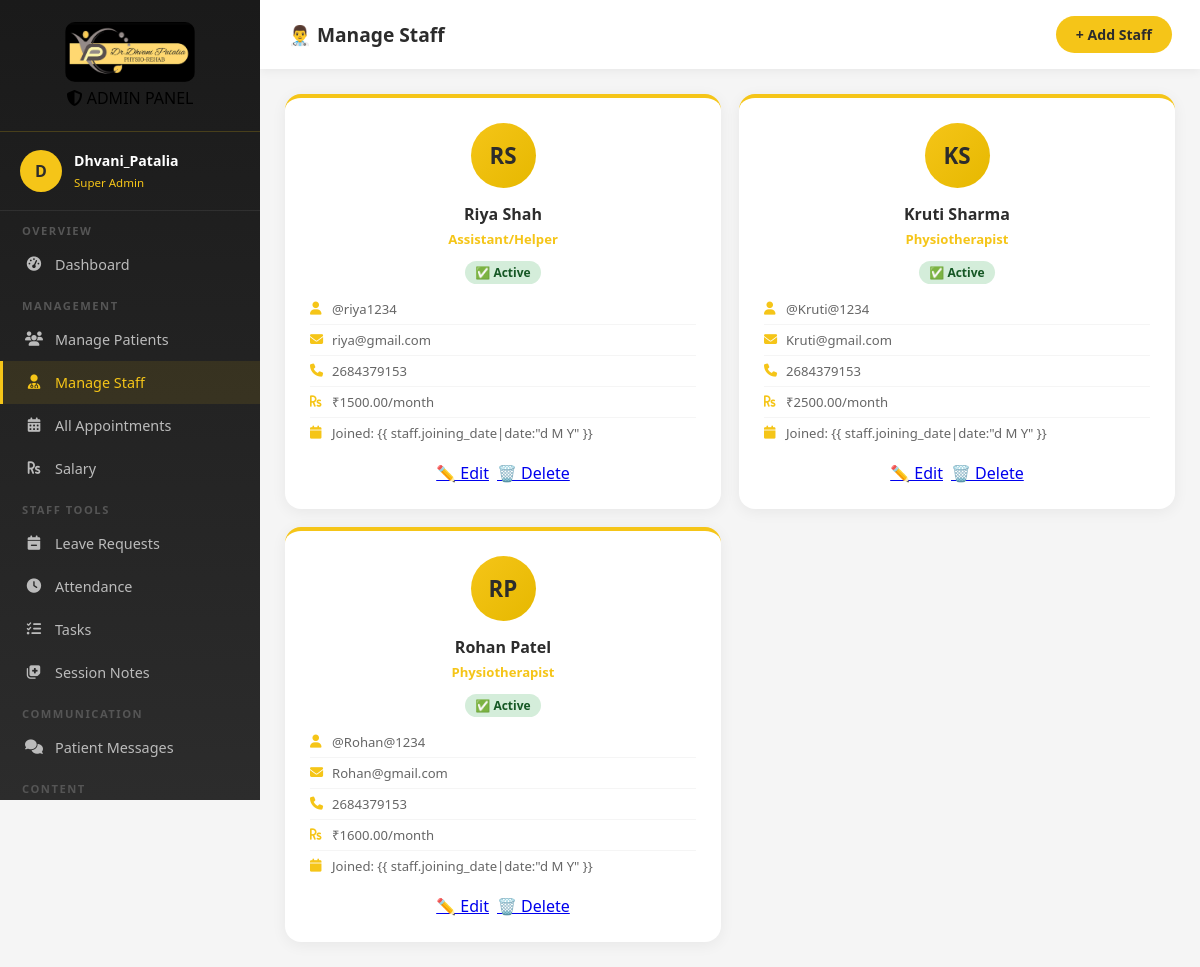
The page /admin-staff/ (signed in) on the database its author committed.
### core/models.py (models this page shows, shortened)
class StaffProfile(models.Model):
    ROLE_CHOICES = [
        ("physiotherapist", "Physiotherapist"),
        ("receptionist", "Receptionist"),
        ("assistant", "Assistant/Helper"),
    ]
    user = models.OneToOneField(
        User, on_delete=models.CASCADE, related_name="staff_profile"
    )
    hospital = models.ForeignKey(
        "Hospital",
        on_delete=models.SET_NULL,
        null=True,
        blank=True,
        related_name="staff",
    )
    role = models.CharField(max_length=30, choices=ROLE_CHOICES)
    phone = models.CharField(max_length=15, blank=True)
    address = models.TextField(blank=True)
    salary = models.DecimalField(max_digits=10, decimal_places=2, default=0)
    joining_date = models.DateField(default=timezone.now)
    is_active = models.BooleanField(default=True)

### core/views.py (the view)
# urls.py: path("admin-staff/", views.admin_staff, name="admin_staff"),
@login_required
def admin_staff(request):
    if not request.user.is_superuser:
        return redirect("client_dashboard")
    staff_list = StaffProfile.objects.all().select_related("user")
    return render(request, "admin_staff.html", {"staff_list": staff_list})

### templates/admin_staff.html (shortened to what this page needs)
{% load static %}
<!DOCTYPE html>
<html lang="en">
<head>
    <link href="https://cdnjs.cloudflare.com/ajax/libs/font-awesome/6.4.0/css/all.min.css" rel="stylesheet">
</head>
<body>
    <aside class="sidebar">
        <div class="sidebar-logo">
            <img src="{% static 'images/Dhvani_Patalia.jpeg' %}" alt="Logo" />
            <div class="sidebar-logo-badge"><i class="fas fa-shield-alt"></i> ADMIN PANEL</div>
        </div>
        <div class="sidebar-user">
            <div class="user-avatar">{{ user.username|first|upper }}</div>
            <div class="user-info">
                <h4>{{ user.username }}</h4>
                <span>Super Admin</span>
            </div>
        </div>
        <div class="nav-scroll">
            <nav>
                <div class="nav-section">Overview</div>
                <a href="{% url 'admin_dashboard' %}" class="nav-item"><i class="fas fa-tachometer-alt"></i>
                    Dashboard</a>
                <div class="nav-section">Management</div>
                <a href="{% url 'admin_patients' %}" class="nav-item"><i class="fas fa-users"></i> Manage Patients</a>
                <a href="{% url 'admin_staff' %}" class="nav-item active"><i class="fas fa-user-md"></i> Manage
                    Staff</a>
                <a href="{% url 'admin_appointments' %}" class="nav-item"><i class="fas fa-calendar-alt"></i> All
                    Appointments</a>
                <a href="{% url 'admin_salary' %}" class="nav-item"><i class="fas fa-rupee-sign"></i> Salary</a>
                <div class="nav-section">Staff Tools</div>
                <a href="{% url 'admin_leaves' %}" class="nav-item"><i class="fas fa-calendar-minus"></i> Leave
                    Requests</a>
                <a href="{% url 'admin_attendance' %}" class="nav-item"><i class="fas fa-clock"></i> Attendance</a>
                <a href="{% url 'admin_tasks' %}" class="nav-item"><i class="fas fa-tasks"></i> Tasks</a>
                <a href="{% url 'admin_session_notes' %}" class="nav-item"><i class="fas fa-notes-medical"></i> Session
                    Notes</a>
                <div class="nav-section">Communication</div>
                <a href="{% url 'admin_chat' %}" class="nav-item"><i class="fas fa-comments"></i> Patient Messages</a>
                <div class="nav-section">Content</div>
            </nav>
        </div>
    </aside>
    <div class="main-content">
        <div class="topbar">
            <h1>👨‍⚕️ Manage Staff</h1>
            <a href="/add-staff" class="btn-add">+ Add Staff</a>
        </div>
        <div class="dashboard-body">
            {% if staff_list %}
            <div class="staff-grid">
                {% for staff in staff_list %}
                <div class="staff-card">
                    <div class="staff-avatar">
                        {{ staff.user.first_name|first|upper }}{{ staff.user.last_name|first|upper }}
                    </div>
                    <h3>{{ staff.user.get_full_name|default:staff.user.username }}</h3>
                    <div class="role">{{ staff.get_role_display }}</div>
                    <span class="badge-active">✅ Active</span>
                    <div class="staff-details">
                        <div class="detail-item"><i class="fas fa-user"></i> @{{ staff.user.username }}</div>
                        <div class="detail-item"><i class="fas fa-envelope"></i> {{ staff.user.email|default:"—" }}
                        </div>
                        <div class="detail-item"><i class="fas fa-phone"></i> {{ staff.phone|default:"—" }}</div>
                        <div class="detail-item"><i class="fas fa-rupee-sign"></i> ₹{{ staff.salary }}/month</div>
                        <div class="detail-item"><i class="fas fa-calendar"></i> Joined: {{ staff.joining_date|date:"d M
                            Y" }}</div>
                    </div>
                    <div class="staff-actions">
                        <a href="{% url 'edit_staff' staff.id %}">✏️
                            Edit</a>
                        <a href="{% url 'delete_staff' staff.id %}">🗑️
                            Delete</a>
                    </div>
                </div>
                {% endfor %}
            </div>
            {% endif %}
        </div>
    </div>
</body>
</html>

### templates/admin_staff.html (style rules this page uses)
* { margin: 0; padding: 0; box-sizing: border-box; }
body { font-family: 'Segoe UI', sans-serif; background: #f5f5f5; display: flex; min-height: 100vh; }
.sidebar { width: 260px; height: 100vh; position: fixed; left: 0; top: 0; background: linear-gradient(180deg, #1a1a1a, #2C2C2C); overflow-y: auto; scrollbar-width: none; }
.sidebar-logo { padding: 22px 20px; border-bottom: 1px solid rgba(245, 197, 24, 0.2); text-align: center; }
.sidebar-logo img { width: 130px; border-radius: 10px; }
.sidebar-user { padding: 18px 20px; border-bottom: 1px solid rgba(255, 255, 255, 0.08); display: flex; align-items: center; gap: 12px; }
.user-avatar { width: 42px; height: 42px; background: #F5C518; border-radius: 50%; display: flex; align-items: center; justify-content: center; font-weight: 800; color: #2C2C2C; }
.user-info h4 { color: white; font-size: 0.88em; }
.user-info span { color: #F5C518; font-size: 0.72em; }
.nav-section { padding: 12px 22px 5px; color: #555; font-size: 0.7em; text-transform: uppercase; letter-spacing: 1.5px; font-weight: 700; }
.nav-item { display: flex; align-items: center; gap: 12px; padding: 12px 22px; color: #bbb; text-decoration: none; font-size: 0.9em; transition: all 0.3s; border-left: 3px solid transparent; }
.nav-item:hover, .nav-item.active { background: rgba(245, 197, 24, 0.1); color: #F5C518; border-left-color: #F5C518; }
.nav-item i { width: 18px; text-align: center; }
.main-content { margin-left: 260px; flex: 1; }
.topbar { background: white; padding: 16px 28px; display: flex; align-items: center; justify-content: space-between; box-shadow: 0 2px 10px rgba(0, 0, 0, 0.06); position: sticky; top: 0; z-index: 50; }
.topbar h1 { font-size: 1.2em; color: #2C2C2C; font-weight: 700; }
.btn-add { background: #F5C518; color: #2C2C2C; padding: 9px 20px; border-radius: 20px; font-weight: 700; text-decoration: none; font-size: 0.88em; }
.dashboard-body { padding: 25px; }
.staff-grid { display: grid; grid-template-columns: repeat(3, 1fr); gap: 18px; }
.staff-card { background: white; border-radius: 16px; padding: 25px; box-shadow: 0 3px 15px rgba(0, 0, 0, 0.06); text-align: center; transition: transform 0.3s; border-top: 4px solid #F5C518; }
.staff-avatar { width: 65px; height: 65px; background: linear-gradient(135deg, #F5C518, #e6b800); border-radius: 50%; display: flex; align-items: center; justify-content: center; font-weight: 800; color: #2C2C2C; font-size: 1.4em; margin: 0 auto 15px; }
.staff-card h3 { font-size: 1em; font-weight: 700; color: #2C2C2C; margin-bottom: 5px; }
.staff-card .role { font-size: 0.82em; color: #F5C518; font-weight: 600; margin-bottom: 12px; }
.staff-details { text-align: left; margin-top: 12px; }
.detail-item { display: flex; align-items: center; gap: 8px; padding: 6px 0; border-bottom: 1px solid #f5f5f5; font-size: 0.82em; color: #666; }
.detail-item:last-child { border-bottom: none; }
.detail-item i { color: #F5C518; width: 14px; }
.badge-active { background: #d4edda; color: #155724; padding: 3px 10px; border-radius: 12px; font-size: 0.75em; font-weight: 700; }
.sidebar { width: 260px; height: 100vh; position: fixed; left: 0; top: 0; background: linear-gradient(180deg, #1a1a1a, #2C2C2C); overflow-y: auto; scrollbar-width: none; z-index: 1000; transition: transform .3s ease; }
.staff-actions { display: flex; gap: 8px; margin-top: 14px; justify-content: center; flex-wrap: wrap; }
@media (max-width: 1200px) { .staff-grid { grid-template-columns: repeat(2, 1fr); } }

### rows shown on the page
StaffProfile: user.first_name|first "R", user.last_name|first "S", user.get_full_name "Riya Shah", role "Assistant/Helper", user.username "riya1234", user.email "riya@gmail.com", phone "2684379153", salary "1500.00"
StaffProfile: user.first_name|first "K", user.last_name|first "S", user.get_full_name "Kruti Sharma", role "Physiotherapist", user.username "Kruti@1234", user.email "Kruti@gmail.com", phone "2684379153", salary "2500.00"
StaffProfile: user.first_name|first "R", user.last_name|first "P", user.get_full_name "Rohan Patel", role "Physiotherapist", user.username "Rohan@1234", user.email "Rohan@gmail.com", phone "2684379153", salary "1600.00"

### other values the page prints
{{ user.username|first|upper }} "D"
{{ user.username }} "Dhvani_Patalia"
